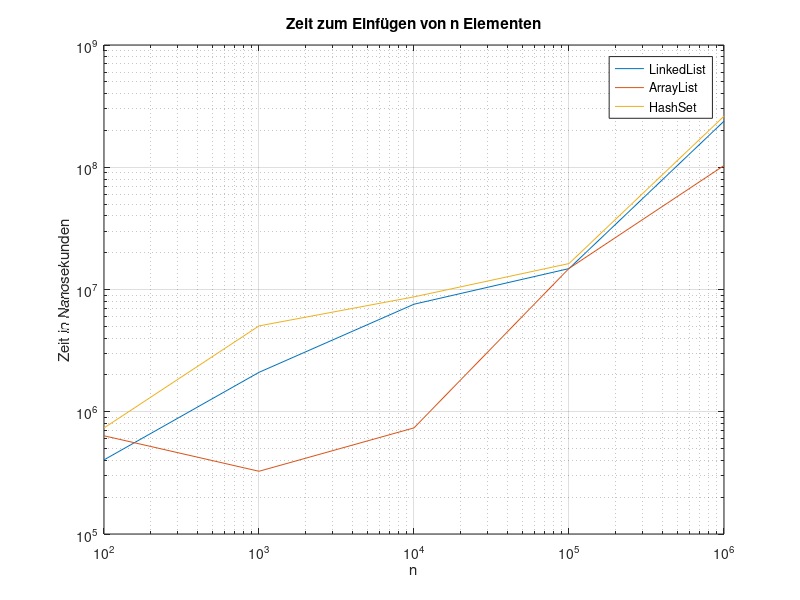
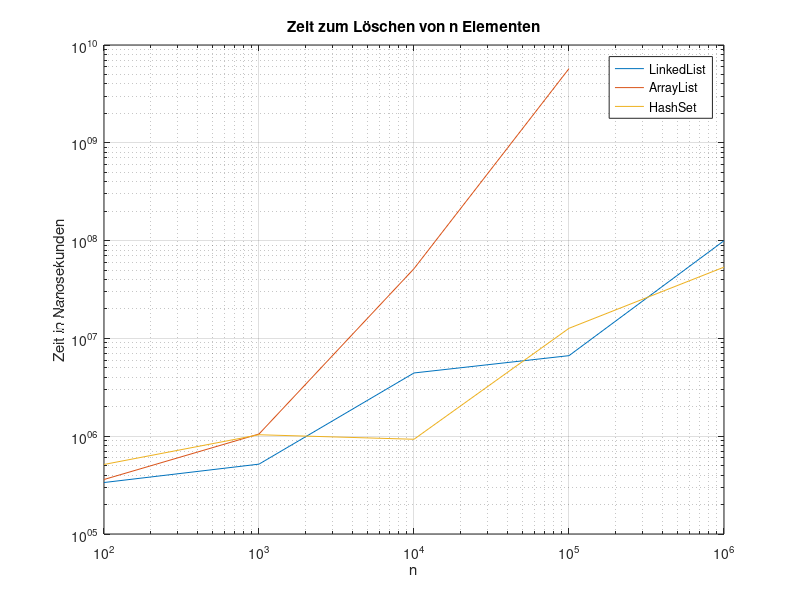
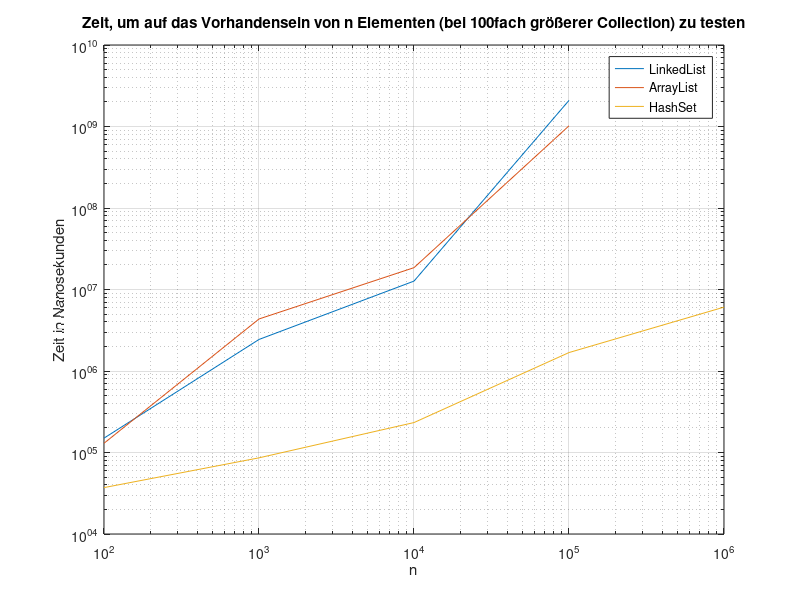

These charts were generated, in order, by the following MATLAB code:
%% Allgemeines
X = [10^2, 10^3, 10^4, 10^5, 10^6];

%% Plots
% Anmerkung:
% Testläufe, die wohl sehr lange gedauert hätten, wurden abgebrochen und die Messwerte durch "Inf" ersetzt. Sie werden in den Plots nicht dargestellt.

% Plot für add()
addvals = [404000,636000,737000; 2101000, 326000, 5037000; 7579000, 738000, 8705000; 14825000, 14872000, 16300000; 238141000, 103299000, 261689000];
loglog(X, addvals);
legend({"LinkedList", "ArrayList", "HashSet"});
title("Zeit zum Einfügen von n Elementen");
xlabel("n");
ylabel("Zeit in Nanosekunden");
grid on;

print -djpg AddDiagram.jpg

% Plot für remove()
removevals = [336000, 360811, 514000; 518000, 1053000, 1035000; 4432000, 51643000, 930482; 6662000, 5736548000, 12686000; 99717000, Inf, 53553000];
loglog(X, removevals);
legend({"LinkedList", "ArrayList", "HashSet"});
title("Zeit zum Löschen von n Elementen");
xlabel("n");
ylabel("Zeit in Nanosekunden");
grid on;

print -djpg RemoveDiagram.jpg

% Plot für contains()
containsvals = [150000, 129800, 37095; 2438000, 4349000, 86000; 12680000, 18535000, 233000; 2092007000, 1019956000, 1684000; Inf, Inf, 6077000];
loglog(X, containsvals);
legend({"LinkedList", "ArrayList", "HashSet"});
title("Zeit, um auf das Vorhandensein von n Elementen (bei 100fach größerer Collection) zu testen");
xlabel("n");
ylabel("Zeit in Nanosekunden");
grid on;

print -djpg ContainsDiagram.jpg
